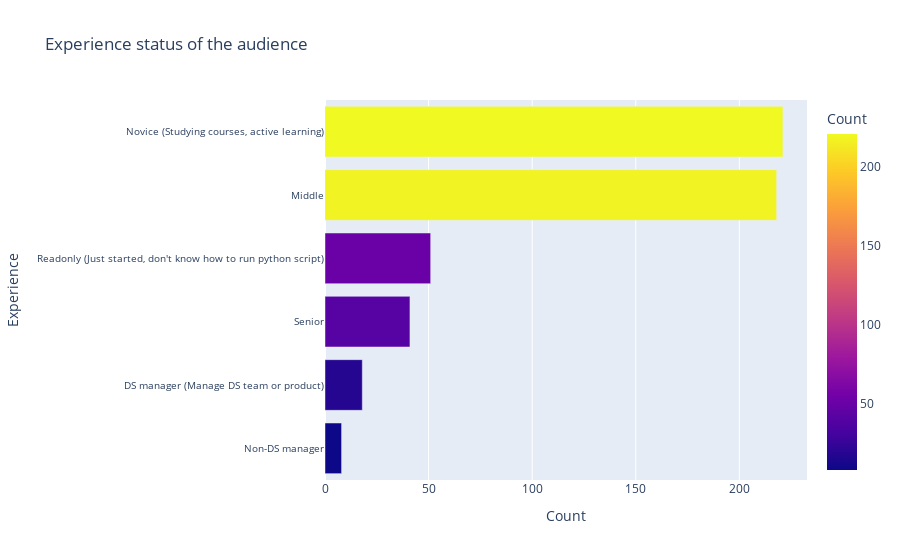

Source (notebook cell):
### Markdown cell above
<a name="rxperience"></a>
# 06 Experience

### Code cell
eda.plot_feature_count('Experience', 'Experience status of the audience')

### Figure 1 — Plotly figure (JSON) as saved in the notebook; plotly's stock layout.template omitted (floating-point values rounded to 4 significant figures)
{"data": [{"alignmentgroup": "True", "customdata": [[8], [18], [41], [51], [218], [221]], "hoverlabel": {"namelength": 0}, "hovertemplate": "Count=%{marker.color}<br>Experience=%{y}", "legendgroup": "", "marker": {"color": [8, 18, 41, 51, 218, 221], "coloraxis": "coloraxis"}, "name": "", "offsetgroup": "", "orientation": "h", "showlegend": false, "textposition": "auto", "type": "bar", "x": [8, 18, 41, 51, 218, 221], "xaxis": "x", "y": ["Non-DS manager", "DS manager (Manage DS team or product)", "Senior", "Readonly (Just started, don't know how to run python script)", "Middle", "Novice (Studying courses, active learning)"], "yaxis": "y"}], "layout": {"barmode": "relative", "coloraxis": {"colorbar": {"title": {"text": "Count"}}, "colorscale": [[0, "#0d0887"], [0.1111, "#46039f"], [0.2222, "#7201a8"], [0.3333, "#9c179e"], [0.4444, "#bd3786"], [0.5556, "#d8576b"], [0.6667, "#ed7953"], [0.7778, "#fb9f3a"], [0.8889, "#fdca26"], [1, "#f0f921"]]}, "legend": {"tracegroupgap": 0}, "title": {"text": "Experience status of the audience"}, "xaxis": {"anchor": "y", "domain": [0, 1], "title": {"text": "Count"}}, "yaxis": {"anchor": "x", "domain": [0, 1], "tickfont": {"size": 10}, "title": {"text": "Experience"}}}}
